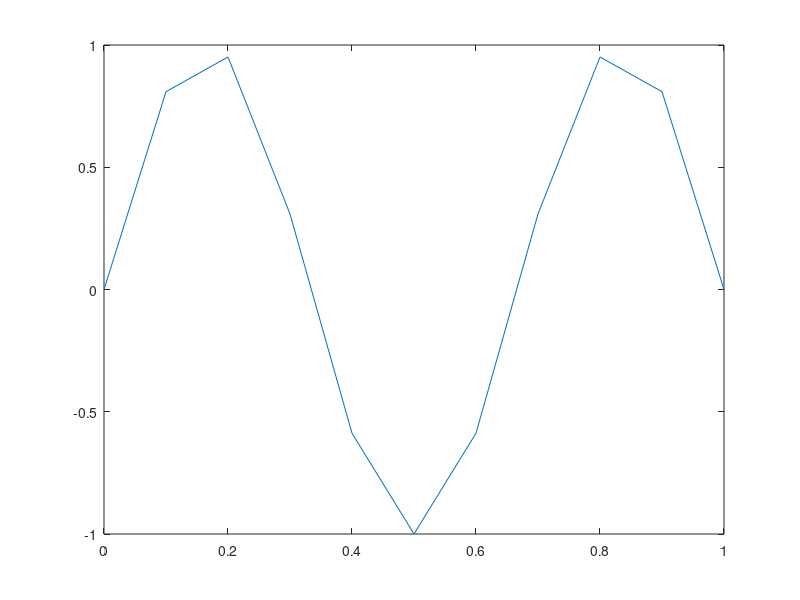
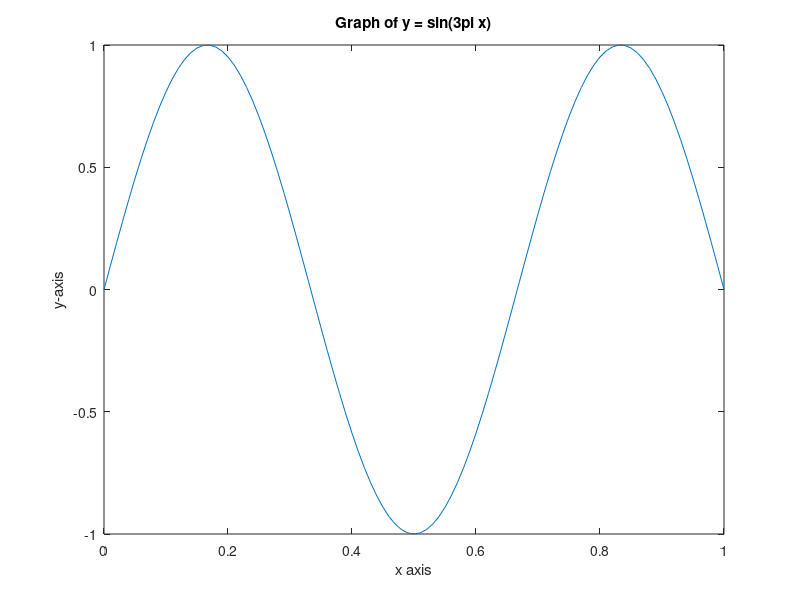
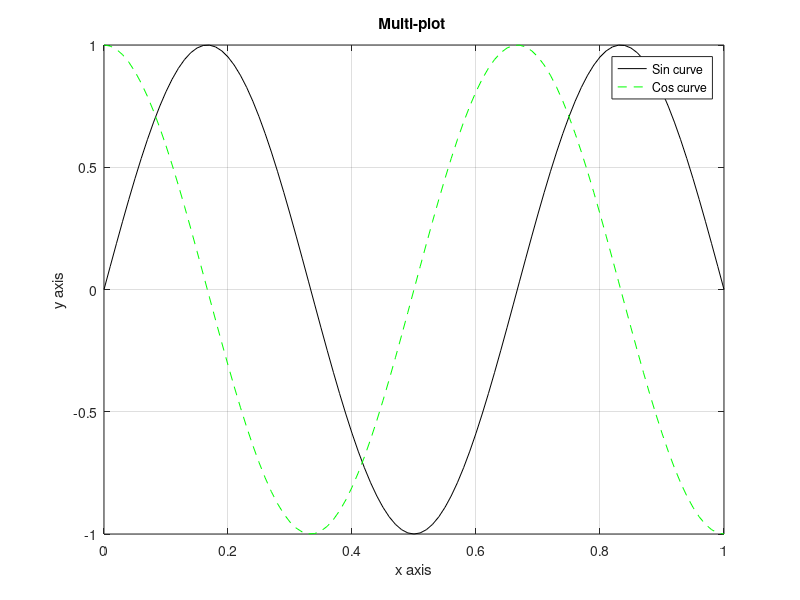
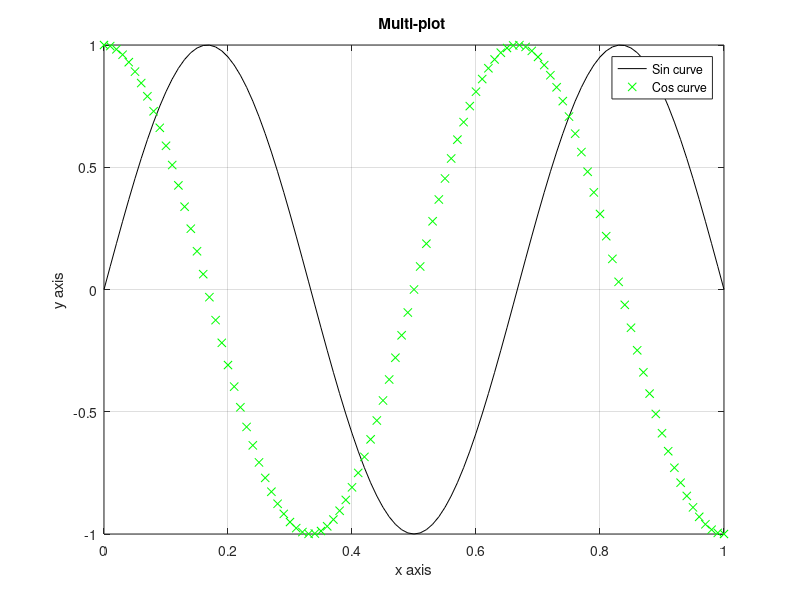

Here is the MATLAB script that generated these plots, in order:
%% EXERCISE 1

% This script illustrate principal aspect of plot function
clc
close all
clear all

N = 10; h = 1/N; x = 0:h:1;
y = sin(3*pi*x);
plot(x,y)
N = 100; h = 1/N; x = 0:h:1;
y = sin(3*pi*x); figure, plot(x,y)
title('Graph of y = sin(3pi x)')
xlabel('x axis')
ylabel('y-axis')

figure, plot(x,y,'k-',x,cos(3*pi*x),'g--')
legend('Sin curve','Cos curve')
title('Multi-plot ')
xlabel('x axis'), ylabel('y axis')
grid

y1 = sin(3*pi*x);
y2 = cos(3*pi*x);
figure, plot(x,y1,'k-'), hold on
plot(x,y2,'gx'), hold off
legend('Sin curve','Cos curve')
title('Multi-plot ')
xlabel('x axis'), ylabel('y axis')
grid

figure, subplot(221), plot(x,y)
xlabel('x'),ylabel('sin 3 pi x')
subplot(222), plot(x,cos(3*pi*x))
xlabel('x'),ylabel('cos 3 pi x')
subplot(223), plot(x,sin(6*pi*x))
xlabel('x'),ylabel('sin 6 pi x')
subplot(224), plot(x,cos(6*pi*x))
xlabel('x'),ylabel('cos 6 pi x')

%complex sequences
t=0:.001:1; 			% temporal axis [sec]
f=4; 				% frequency [Hz]
s=exp(i*2*pi*f*t); 		% complex exponential
figure, plot(t,real(s),t,imag(s))
figure, comet(real(s),imag(s))
figure, plot3(t,real(s),imag(s))
figure, comet3(t,real(s),imag(s))
figure, subplot(2,1,1), plot(t, abs(s));
subplot(2,1,2), plot(t, angle(s));


pause
close 1
pause
clf
pause
figure
figure(9)
clf
